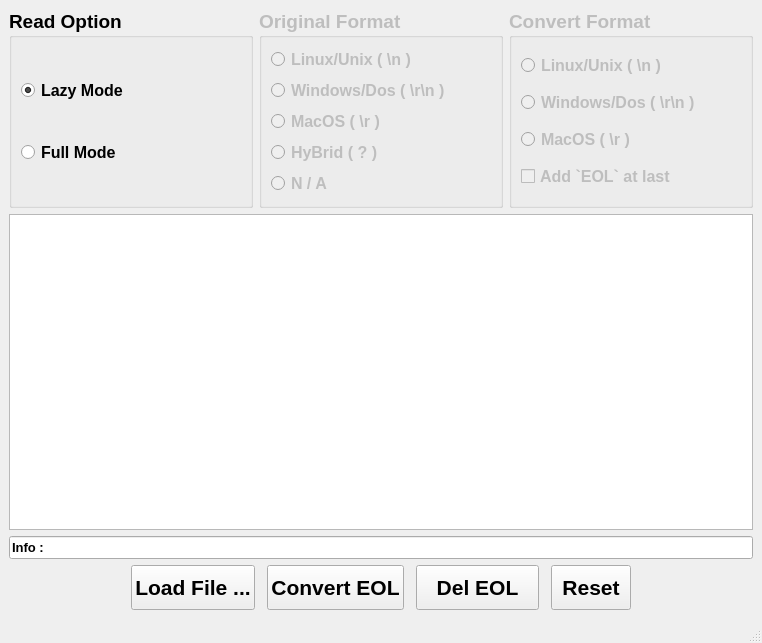
<?xml version="1.0" encoding="UTF-8"?>
<ui version="4.0">
 <class>MainWindow</class>
 <widget class="QMainWindow" name="MainWindow">
  <property name="geometry">
   <rect>
    <x>0</x>
    <y>0</y>
    <width>762</width>
    <height>643</height>
   </rect>
  </property>
  <property name="font">
   <font>
    <family>Arial</family>
    <pointsize>12</pointsize>
   </font>
  </property>
  <property name="windowTitle">
   <string>Win-Linux-Mac</string>
  </property>
  <widget class="QWidget" name="centralwidget">
   <layout class="QVBoxLayout" name="verticalLayout_5">
    <item>
     <layout class="QVBoxLayout" name="verticalLayout_4" stretch="2,7,2,1">
      <item>
       <layout class="QHBoxLayout" name="horizontalLayout">
        <item>
         <widget class="QGroupBox" name="rdOptionBox">
          <property name="font">
           <font>
            <family>Arial</family>
            <pointsize>14</pointsize>
            <weight>75</weight>
            <bold>true</bold>
           </font>
          </property>
          <property name="title">
           <string>Read Option</string>
          </property>
          <layout class="QVBoxLayout" name="verticalLayout">
           <item>
            <widget class="QRadioButton" name="lazyMode">
             <property name="font">
              <font>
               <family>Arial</family>
               <pointsize>12</pointsize>
               <weight>75</weight>
               <bold>true</bold>
              </font>
             </property>
             <property name="text">
              <string>Lazy Mode</string>
             </property>
             <property name="checked">
              <bool>true</bool>
             </property>
            </widget>
           </item>
           <item>
            <widget class="QRadioButton" name="fullMode">
             <property name="font">
              <font>
               <family>Arial</family>
               <pointsize>12</pointsize>
               <weight>75</weight>
               <bold>true</bold>
              </font>
             </property>
             <property name="text">
              <string>Full Mode</string>
             </property>
            </widget>
           </item>
          </layout>
         </widget>
        </item>
        <item>
         <widget class="QGroupBox" name="originalFmtBox">
          <property name="enabled">
           <bool>false</bool>
          </property>
          <property name="font">
           <font>
            <family>Arial</family>
            <pointsize>14</pointsize>
            <weight>75</weight>
            <bold>true</bold>
           </font>
          </property>
          <property name="title">
           <string>Original Format</string>
          </property>
          <layout class="QVBoxLayout" name="verticalLayout_2">
           <item>
            <widget class="QRadioButton" name="rdLinux">
             <property name="font">
              <font>
               <family>Arial</family>
               <pointsize>12</pointsize>
               <weight>75</weight>
               <bold>true</bold>
              </font>
             </property>
             <property name="text">
              <string>Linux/Unix ( \n )</string>
             </property>
            </widget>
           </item>
           <item>
            <widget class="QRadioButton" name="rdWindows">
             <property name="font">
              <font>
               <family>Arial</family>
               <pointsize>12</pointsize>
               <weight>75</weight>
               <bold>true</bold>
              </font>
             </property>
             <property name="text">
              <string>Windows/Dos ( \r\n )</string>
             </property>
            </widget>
           </item>
           <item>
            <widget class="QRadioButton" name="rdMacOS">
             <property name="font">
              <font>
               <family>Arial</family>
               <pointsize>12</pointsize>
               <weight>75</weight>
               <bold>true</bold>
              </font>
             </property>
             <property name="text">
              <string>MacOS ( \r )</string>
             </property>
            </widget>
           </item>
           <item>
            <widget class="QRadioButton" name="rdHyBrid">
             <property name="font">
              <font>
               <family>Arial</family>
               <pointsize>12</pointsize>
               <weight>75</weight>
               <bold>true</bold>
              </font>
             </property>
             <property name="text">
              <string>HyBrid ( ? )</string>
             </property>
            </widget>
           </item>
           <item>
            <widget class="QRadioButton" name="rdReady">
             <property name="font">
              <font>
               <family>Arial</family>
               <pointsize>12</pointsize>
               <weight>75</weight>
               <bold>true</bold>
              </font>
             </property>
             <property name="text">
              <string>N / A</string>
             </property>
            </widget>
           </item>
          </layout>
         </widget>
        </item>
        <item>
         <widget class="QGroupBox" name="convertFmtBox">
          <property name="enabled">
           <bool>false</bool>
          </property>
          <property name="font">
           <font>
            <family>Arial</family>
            <pointsize>14</pointsize>
            <weight>75</weight>
            <bold>true</bold>
           </font>
          </property>
          <property name="title">
           <string>Convert Format</string>
          </property>
          <layout class="QVBoxLayout" name="verticalLayout_3">
           <item>
            <widget class="QRadioButton" name="cvtLinux">
             <property name="font">
              <font>
               <family>Arial</family>
               <pointsize>12</pointsize>
               <weight>75</weight>
               <bold>true</bold>
              </font>
             </property>
             <property name="text">
              <string>Linux/Unix ( \n )</string>
             </property>
            </widget>
           </item>
           <item>
            <widget class="QRadioButton" name="cvtWindows">
             <property name="font">
              <font>
               <family>Arial</family>
               <pointsize>12</pointsize>
               <weight>75</weight>
               <bold>true</bold>
              </font>
             </property>
             <property name="text">
              <string>Windows/Dos ( \r\n )</string>
             </property>
            </widget>
           </item>
           <item>
            <widget class="QRadioButton" name="cvtMacOS">
             <property name="font">
              <font>
               <family>Arial</family>
               <pointsize>12</pointsize>
               <weight>75</weight>
               <bold>true</bold>
              </font>
             </property>
             <property name="text">
              <string>MacOS ( \r )</string>
             </property>
            </widget>
           </item>
           <item>
            <widget class="QCheckBox" name="appendEolAtLastFlag">
             <property name="font">
              <font>
               <family>Arial</family>
               <pointsize>12</pointsize>
               <weight>75</weight>
               <bold>true</bold>
              </font>
             </property>
             <property name="text">
              <string>Add `EOL` at last</string>
             </property>
            </widget>
           </item>
          </layout>
         </widget>
        </item>
       </layout>
      </item>
      <item>
       <widget class="SuperTextEdit" name="plainTextEdit"/>
      </item>
      <item>
       <widget class="QLineEdit" name="lineEdit">
        <property name="font">
         <font>
          <family>Arial</family>
          <pointsize>10</pointsize>
          <weight>75</weight>
          <bold>true</bold>
         </font>
        </property>
        <property name="text">
         <string>Info : </string>
        </property>
        <property name="readOnly">
         <bool>true</bool>
        </property>
        <property name="clearButtonEnabled">
         <bool>false</bool>
        </property>
       </widget>
      </item>
      <item>
       <layout class="QHBoxLayout" name="horizontalLayout_2" stretch="2,2,2,2,1,2">
        <property name="spacing">
         <number>12</number>
        </property>
        <item>
         <spacer name="horizontalSpacer">
          <property name="orientation">
           <enum>Qt::Horizontal</enum>
          </property>
          <property name="sizeHint" stdset="0">
           <size>
            <width>40</width>
            <height>20</height>
           </size>
          </property>
         </spacer>
        </item>
        <item>
         <widget class="QPushButton" name="loadBtn">
          <property name="sizePolicy">
           <sizepolicy hsizetype="Minimum" vsizetype="Expanding">
            <horstretch>0</horstretch>
            <verstretch>0</verstretch>
           </sizepolicy>
          </property>
          <property name="font">
           <font>
            <family>Arial</family>
            <pointsize>16</pointsize>
            <weight>75</weight>
            <bold>true</bold>
           </font>
          </property>
          <property name="text">
           <string>Load File ...</string>
          </property>
         </widget>
        </item>
        <item>
         <widget class="QPushButton" name="saveBtn">
          <property name="sizePolicy">
           <sizepolicy hsizetype="Minimum" vsizetype="Expanding">
            <horstretch>0</horstretch>
            <verstretch>0</verstretch>
           </sizepolicy>
          </property>
          <property name="font">
           <font>
            <family>Arial</family>
            <pointsize>16</pointsize>
            <weight>75</weight>
            <bold>true</bold>
           </font>
          </property>
          <property name="text">
           <string>Convert EOL</string>
          </property>
         </widget>
        </item>
        <item>
         <widget class="QPushButton" name="delEOLBtn">
          <property name="sizePolicy">
           <sizepolicy hsizetype="Minimum" vsizetype="Expanding">
            <horstretch>0</horstretch>
            <verstretch>0</verstretch>
           </sizepolicy>
          </property>
          <property name="font">
           <font>
            <family>Arial</family>
            <pointsize>16</pointsize>
            <weight>75</weight>
            <bold>true</bold>
           </font>
          </property>
          <property name="text">
           <string>Del EOL</string>
          </property>
         </widget>
        </item>
        <item>
         <widget class="QPushButton" name="rescanBtn">
          <property name="sizePolicy">
           <sizepolicy hsizetype="Minimum" vsizetype="Expanding">
            <horstretch>0</horstretch>
            <verstretch>0</verstretch>
           </sizepolicy>
          </property>
          <property name="font">
           <font>
            <family>Arial</family>
            <pointsize>16</pointsize>
            <weight>75</weight>
            <bold>true</bold>
           </font>
          </property>
          <property name="text">
           <string>Reset</string>
          </property>
         </widget>
        </item>
        <item>
         <spacer name="horizontalSpacer_2">
          <property name="orientation">
           <enum>Qt::Horizontal</enum>
          </property>
          <property name="sizeHint" stdset="0">
           <size>
            <width>40</width>
            <height>20</height>
           </size>
          </property>
         </spacer>
        </item>
       </layout>
      </item>
     </layout>
    </item>
   </layout>
  </widget>
  <widget class="QStatusBar" name="statusbar"/>
 </widget>
 <customwidgets>
  <customwidget>
   <class>SuperTextEdit</class>
   <extends>QPlainTextEdit</extends>
   <header>supertextedit.h</header>
  </customwidget>
 </customwidgets>
 <resources/>
 <connections/>
</ui>
